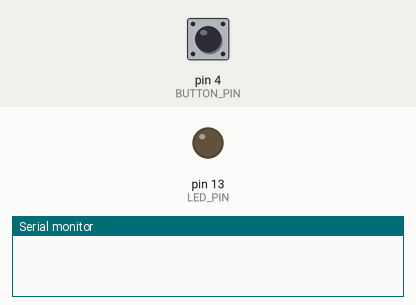
Recording of a sketch running on a simulated Arduino Uno, built with avr-gcc and run on an emulated ATmega328P. Shown: output pins drawn as LEDs (lit = HIGH), the last lines printed to the serial monitor. Inputs (shaded band) come from the test bench; at power-on: pin 4 (BUTTON_PIN) HIGH.

Above: at 1.2 s.
1.3 s: pin 4 (BUTTON_PIN) pulled LOW for 0.15 s
At 1.37 s:
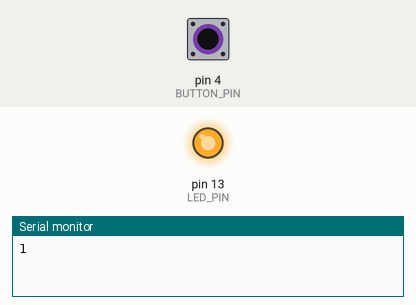
2.9 s: pin 4 (BUTTON_PIN) pulled LOW for 3.2 s
At 6.8 s:
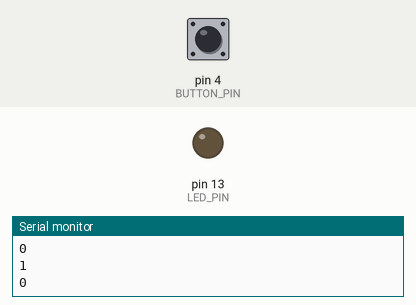
Timing chart, 0 to 8.3 s (numbered marks = the images above; inputs shaded):
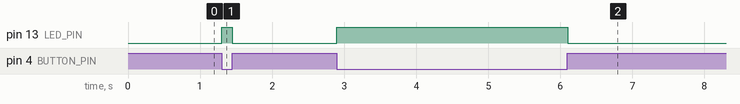

Measured:
- after the input at 1.3 s, pin 13 (LED_PIN): LOW → HIGH at once, → LOW 0.15 s later
- after the input at 2.9 s, pin 13 (LED_PIN): LOW → HIGH at once, → LOW 3.2 s later

The sketch:

huzzah_button_test.ino
```cpp
#define LED_PIN 13
#define BUTTON_PIN 4

// button state
int current = 0;
int last = 0;

void setup() {
  pinMode(LED_PIN, OUTPUT);
  pinMode(BUTTON_PIN, INPUT_PULLUP);
  Serial.begin(115200);
}

void loop() {
  // grab the current state of the button.
  // we have to flip the logic because we are
  // using INPUT_PULLUP.
  if(digitalRead(BUTTON_PIN) == LOW)
    current = 1;
  else
    current = 0;

  // return if the value hasn't changed
  if(current == last)
    return;

  Serial.println(current);
  digitalWrite(LED_PIN, current);

  last = current;
}
```
